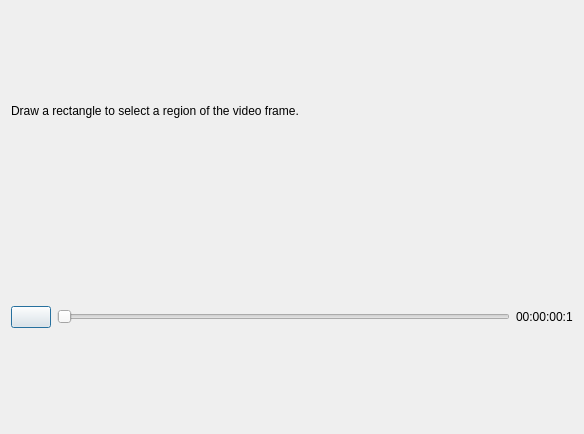
<?xml version="1.0" encoding="UTF-8"?>
<ui version="4.0">
 <class>Dialog</class>
 <widget class="QDialog" name="Dialog">
  <property name="geometry">
   <rect>
    <x>0</x>
    <y>0</y>
    <width>584</width>
    <height>434</height>
   </rect>
  </property>
  <property name="windowTitle">
   <string>Select Region</string>
  </property>
  <property name="windowIcon">
   <iconset>
    <normaloff>:/smartedit.svg</normaloff>:/smartedit.svg</iconset>
  </property>
  <property name="autoFillBackground">
   <bool>false</bool>
  </property>
  <layout class="QGridLayout" name="gridLayout">
   <item row="4" column="0">
    <widget class="QDialogButtonBox" name="buttonBox">
     <property name="enabled">
      <bool>true</bool>
     </property>
     <property name="orientation">
      <enum>Qt::Horizontal</enum>
     </property>
     <property name="standardButtons">
      <set>QDialogButtonBox::NoButton</set>
     </property>
    </widget>
   </item>
   <item row="3" column="0">
    <layout class="QHBoxLayout" name="horizontalLayout">
     <item>
      <layout class="QVBoxLayout" name="verticalLayout">
       <item>
        <widget class="QLabel" name="lblInstructions">
         <property name="text">
          <string>Draw a rectangle to select a region of the video frame.</string>
         </property>
        </widget>
       </item>
       <item>
        <layout class="QHBoxLayout" name="horizontalLayout_3">
         <item>
          <widget class="QPushButton" name="btnPlay">
           <property name="text">
            <string/>
           </property>
           <property name="icon">
            <iconset theme="media-playback-start">
             <normaloff>.</normaloff>.</iconset>
           </property>
           <property name="checkable">
            <bool>true</bool>
           </property>
          </widget>
         </item>
         <item>
          <widget class="QSlider" name="sliderVideo">
           <property name="tracking">
            <bool>true</bool>
           </property>
           <property name="orientation">
            <enum>Qt::Horizontal</enum>
           </property>
          </widget>
         </item>
         <item>
          <widget class="QLabel" name="lblVideoTime">
           <property name="text">
            <string>00:00:00:1</string>
           </property>
          </widget>
         </item>
        </layout>
       </item>
      </layout>
     </item>
    </layout>
   </item>
  </layout>
  <action name="actionPlay">
   <property name="icon">
    <iconset theme="media-playback-start">
     <normaloff>.</normaloff>.</iconset>
   </property>
   <property name="text">
    <string>Play</string>
   </property>
   <property name="toolTip">
    <string>Play</string>
   </property>
  </action>
 </widget>
 <resources/>
 <connections>
  <connection>
   <sender>buttonBox</sender>
   <signal>rejected()</signal>
   <receiver>Dialog</receiver>
   <slot>reject()</slot>
   <hints>
    <hint type="sourcelabel">
     <x>184</x>
     <y>234</y>
    </hint>
    <hint type="destinationlabel">
     <x>286</x>
     <y>274</y>
    </hint>
   </hints>
  </connection>
  <connection>
   <sender>buttonBox</sender>
   <signal>accepted()</signal>
   <receiver>Dialog</receiver>
   <slot>accept()</slot>
   <hints>
    <hint type="sourcelabel">
     <x>184</x>
     <y>228</y>
    </hint>
    <hint type="destinationlabel">
     <x>157</x>
     <y>274</y>
    </hint>
   </hints>
  </connection>
 </connections>
</ui>
